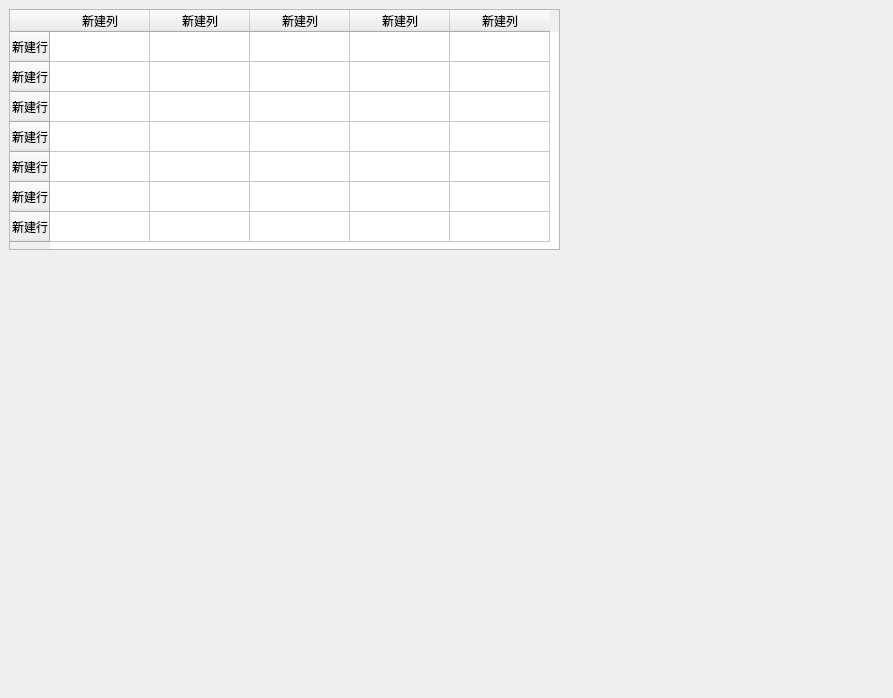
<?xml version="1.0" encoding="UTF-8"?>
<ui version="4.0">
 <class>Dialog</class>
 <widget class="QDialog" name="Dialog">
  <property name="geometry">
   <rect>
    <x>0</x>
    <y>0</y>
    <width>893</width>
    <height>698</height>
   </rect>
  </property>
  <property name="windowTitle">
   <string>Dialog</string>
  </property>
  <widget class="QTableWidget" name="tableWidget">
   <property name="geometry">
    <rect>
     <x>9</x>
     <y>9</y>
     <width>551</width>
     <height>241</height>
    </rect>
   </property>
   <row>
    <property name="text">
     <string>新建行</string>
    </property>
   </row>
   <row>
    <property name="text">
     <string>新建行</string>
    </property>
   </row>
   <row>
    <property name="text">
     <string>新建行</string>
    </property>
   </row>
   <row>
    <property name="text">
     <string>新建行</string>
    </property>
   </row>
   <row>
    <property name="text">
     <string>新建行</string>
    </property>
   </row>
   <row>
    <property name="text">
     <string>新建行</string>
    </property>
   </row>
   <row>
    <property name="text">
     <string>新建行</string>
    </property>
   </row>
   <column>
    <property name="text">
     <string>新建列</string>
    </property>
   </column>
   <column>
    <property name="text">
     <string>新建列</string>
    </property>
   </column>
   <column>
    <property name="text">
     <string>新建列</string>
    </property>
   </column>
   <column>
    <property name="text">
     <string>新建列</string>
    </property>
   </column>
   <column>
    <property name="text">
     <string>新建列</string>
    </property>
   </column>
  </widget>
 </widget>
 <resources/>
 <connections/>
</ui>
